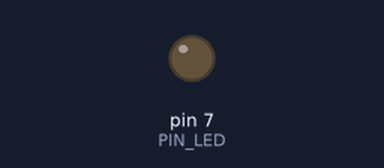
Bench run of a sketch on a simulated Arduino Uno, built with avr-gcc and run on an emulated ATmega328P. Parts: output pins drawn as LEDs (lit = HIGH). Dashed ring = blinking. At 2.0 s the program stops and its outputs stay as they are.

Above: at 0.5 s.
At 1.75 s:
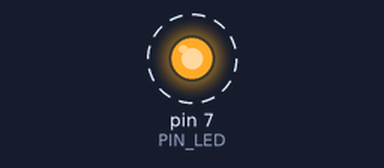
Timing chart, 0 to 3.0 s (numbered marks = the images above):
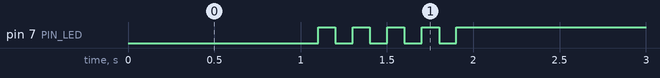

Measured:
- by itself, pin 7 (PIN_LED): alternates HIGH for 0.10 s and LOW for 0.10 s, 9 changes in all, then stays HIGH

The sketch:

05_practice_2.ino
```cpp
#define PIN_LED 7

void setup() {
  pinMode(PIN_LED, OUTPUT);
  Serial.begin(115200);
}

void loop() {
  digitalWrite(PIN_LED, 0); // 켜줌

  delay(1000); // 1초동안 켜둠

  digitalWrite(PIN_LED, 1);  // 1초 켜준 후 끔
  delay(1);
  for (int i = 0; i < 5; i++) {
    digitalWrite(PIN_LED, 0); // 0.2초 켜주기 시작

    delay(100); // 0.2초 기다림

    digitalWrite(PIN_LED, 1); // 0.2초 기다리기 끝나고 꺼줌
    delay(100);
  }

  while (1) {}
}
```
